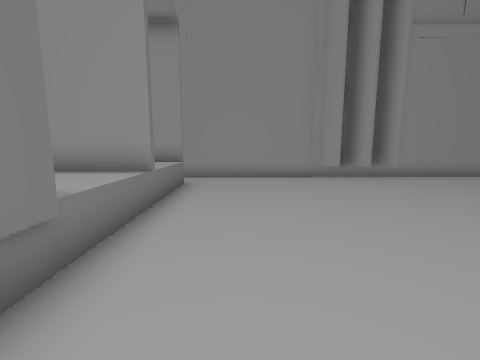
view 1 (above)

24 first-person views from a walk through a 3-D level made in the Unity game engine. The camera is 1.3 m above the floor, tilts 8° down and sees 90° across. Doors are open. The floor is counted in squares, 1 m on a side. Each view is taken from the middle of a square. On the plan, view 1 faces up. The plan holds only what a view shows up to about 12 squares ahead; the rest is blank. The place goes on beyond the plan. Some trees and plants on the terrain are drawn as simple stand-ins.

view 2
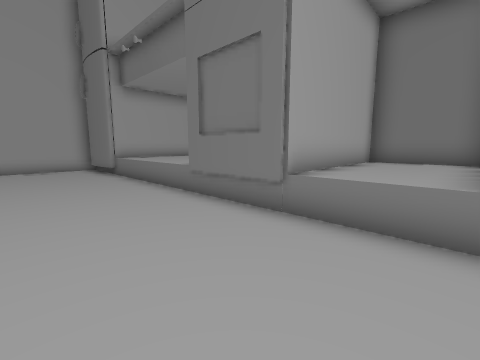

view 3
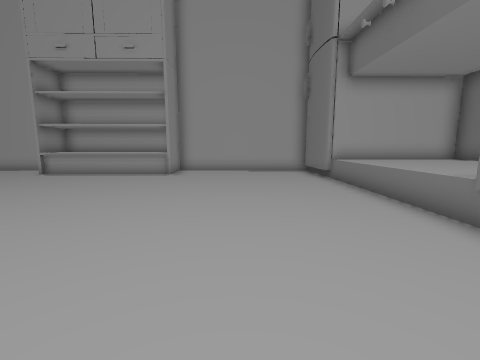

view 4
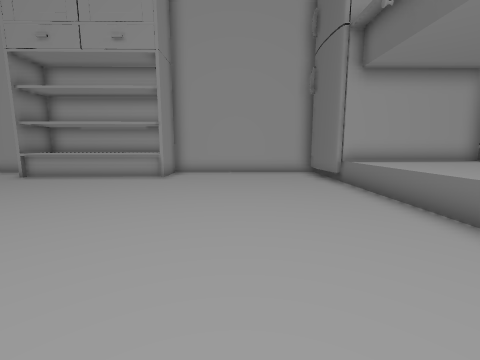

view 5
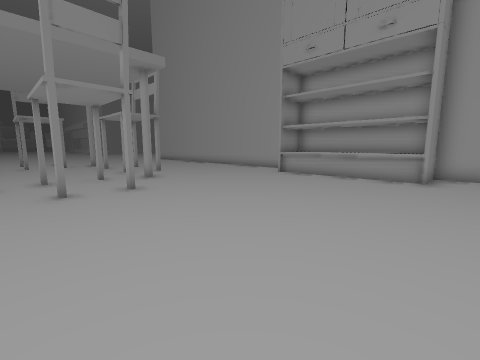

view 6
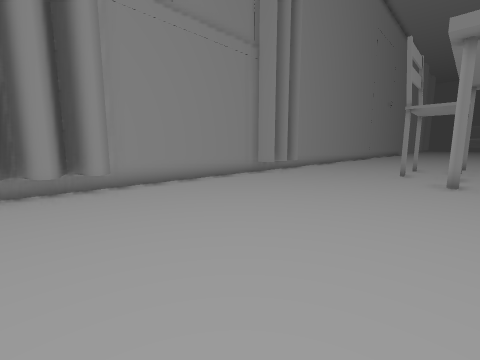

view 7
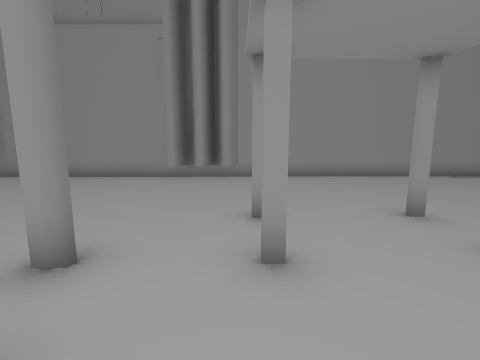

view 8
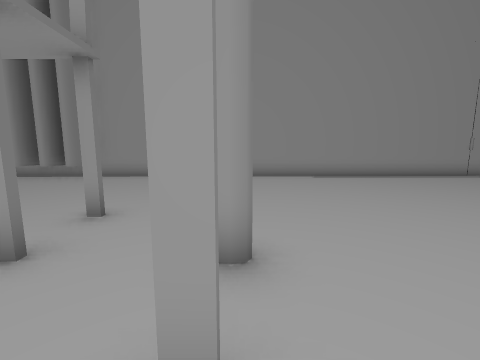

view 9
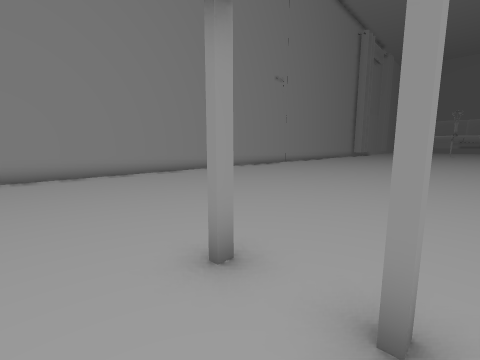

view 10
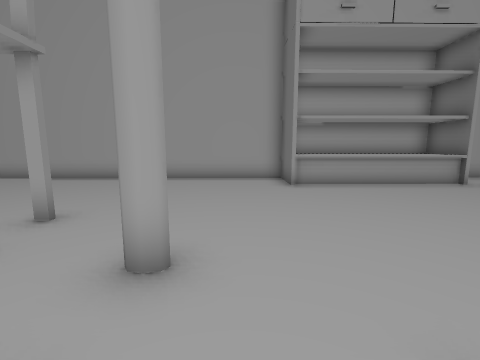

view 11
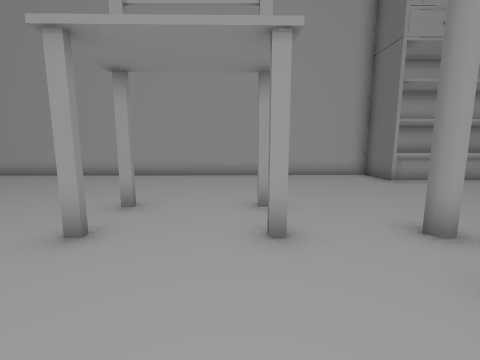

view 12
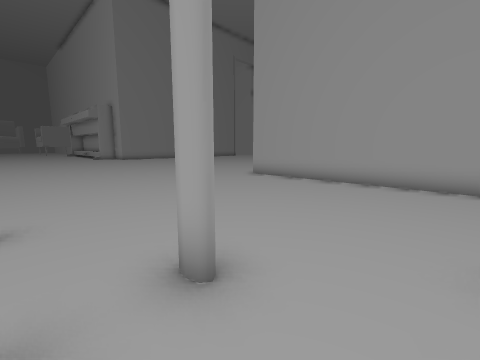

view 13
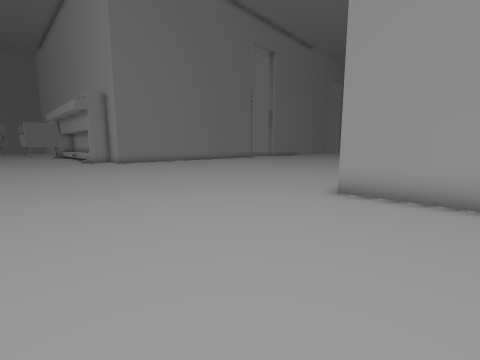

view 14
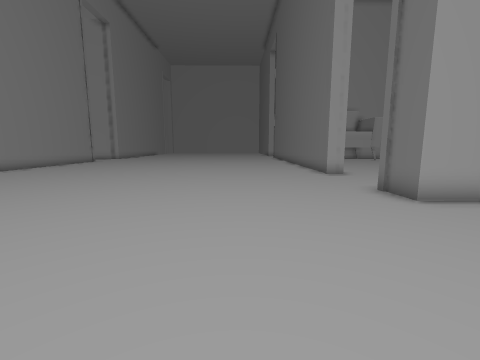

view 15
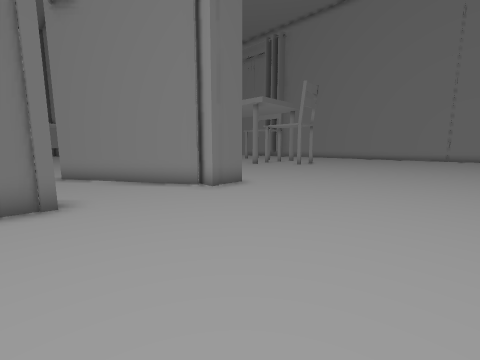

view 16
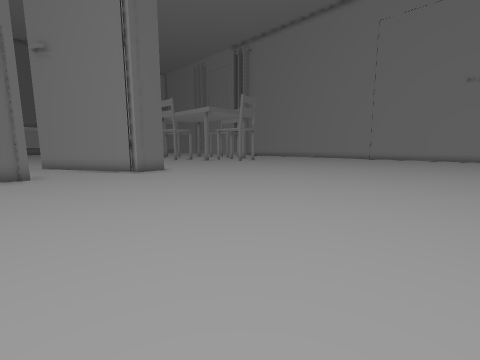

view 17
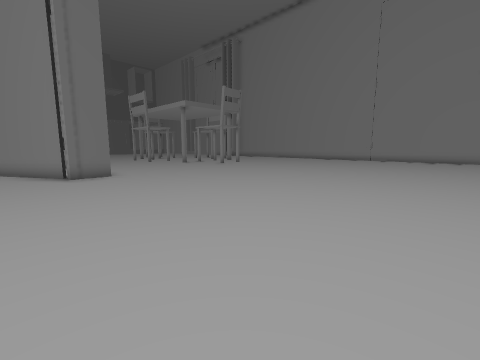

view 18
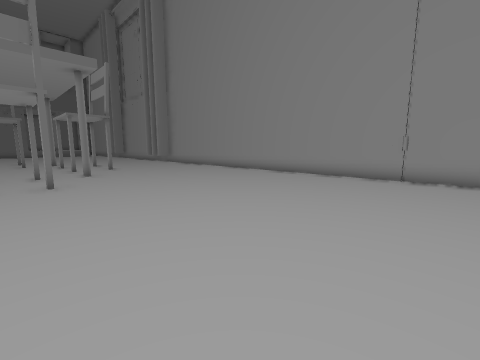

view 19
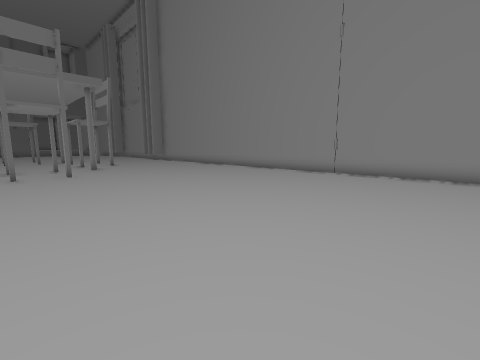

view 20
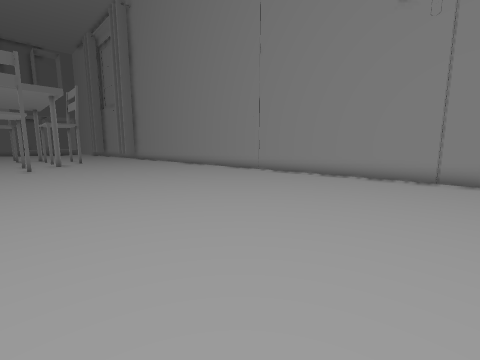

view 21
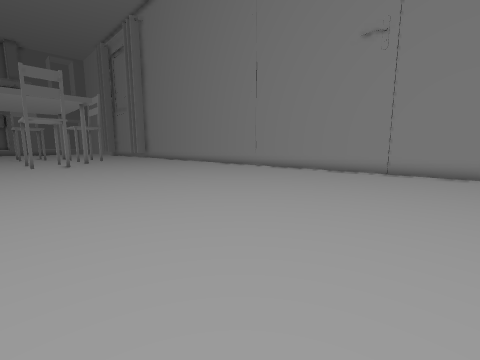

view 22
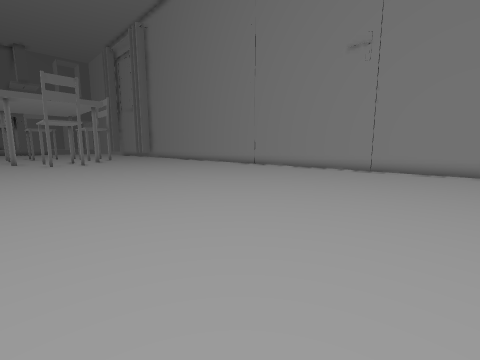

view 23
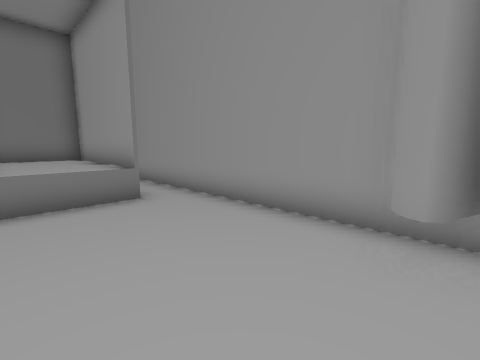

view 24
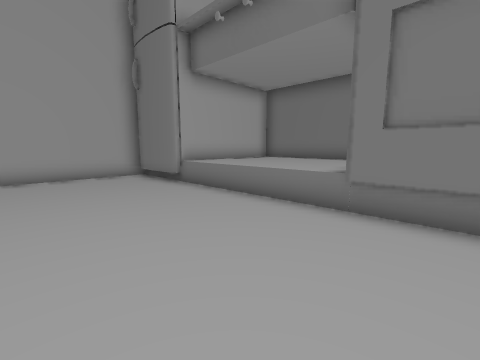

### Floor plan
Key: @ floor where view 1 was taken; # wall or solid block; x gap in a wall; . floor; D open door; ^ raised ledge.
Columns run from 7 left of view 1 to 44 right of it. Each row starts with its distance up from view 1.
 11                                       ##############
 10  #####################################  ............
  9    .......####......####............................
  8 #####D..............................................
  7 #^^D^D..............................................
  6 ^^^D^D..............................................
  5 #^^D^D..............................................
  4 #^^^^D..............................................
  3 #^^^^D...............#.#.....#......................
  2 ###^##..............................................
  1      #.......................#..#...................
  0      #.@............................................
 -1     #D...............#..........#...................
 -2   ^^^D...............x..............................
 -3 ^^^^^D..............................................
 -4 #^^^^D..........................................
 -5 #^^^^D..........................................
 -6 #^^^^D..........................................
 -7 #####D .........................................
 -8      ##.....#DDDDDD.............................
 -9       #.....#^^^^^#.............................
-10       #######^^^^^##################............
-11                                   ##............
-12                                 ###.............
-13                               ###................
-14                               #...................
-15                                ...##...............
-16                                    #...............

Positions as (right, up) in squares from view 1, and headings:
1: (0, 0), facing up
2: (2, 5), facing down-left
3: (2, 3), facing down
4: (2, 2), facing down
5: (4, 2), facing down-right
6: (4, 2), facing up-right
7: (16, 0), facing up
8: (22, 0), facing up
9: (23, -1), facing up-right
10: (13, 0), facing down
11: (17, 1), facing down
12: (20, -1), facing down-right
13: (25, -3), facing down-right
14: (32, -4), facing down
15: (34, -16), facing up-left
16: (40, -16), facing up-left
17: (39, -13), facing up-left
18: (34, 0), facing up-left
19: (37, -1), facing up-left
20: (41, 0), facing up-left
21: (43, -2), facing up-left
22: (44, -3), facing up-left
23: (4, 6), facing up-left
24: (3, 1), facing down-left
